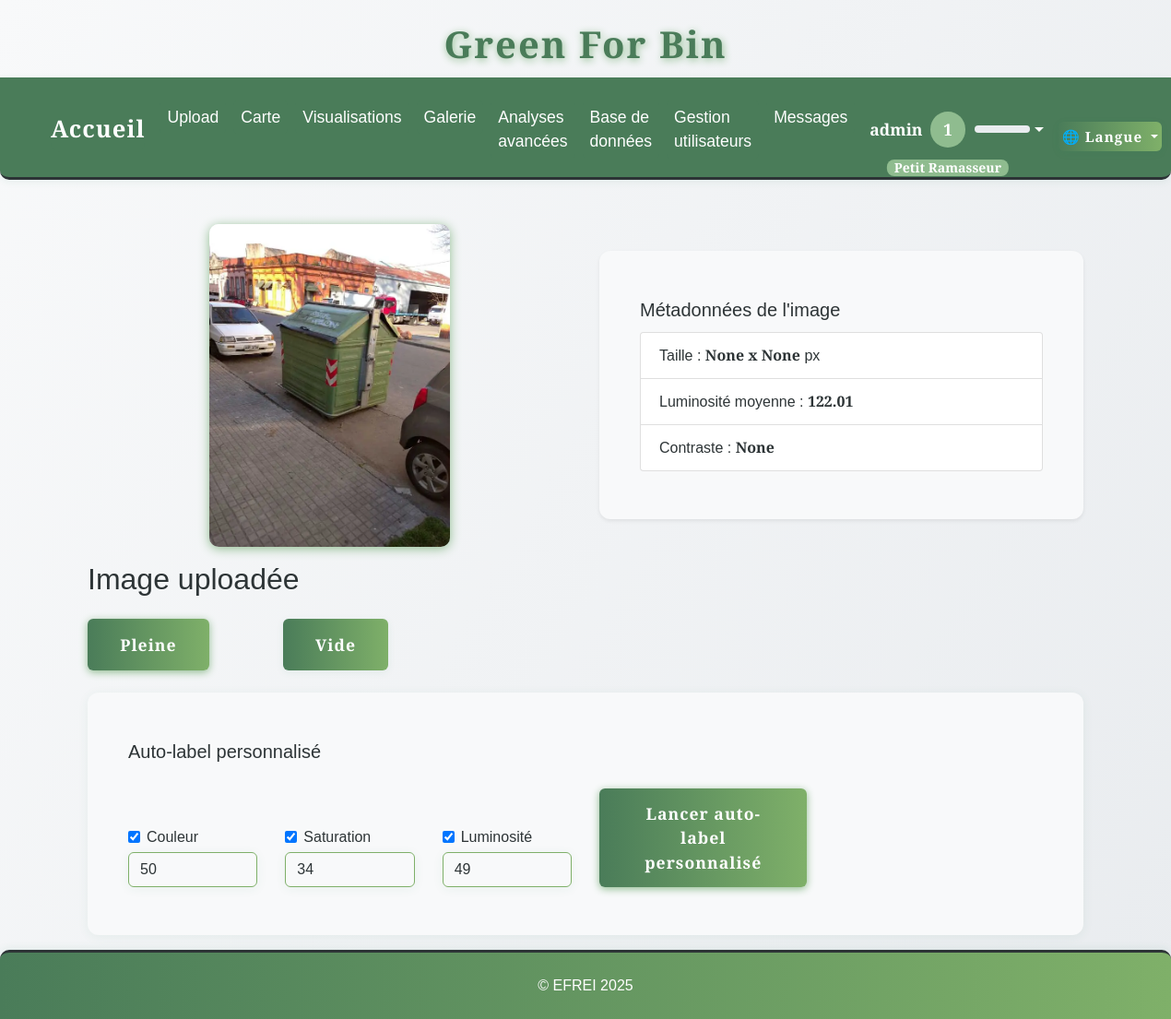
Before: /annotate/0e02598e-acbb-423e-912e-cf2b922b5bd7.jpeg (signed in) with the older database file.
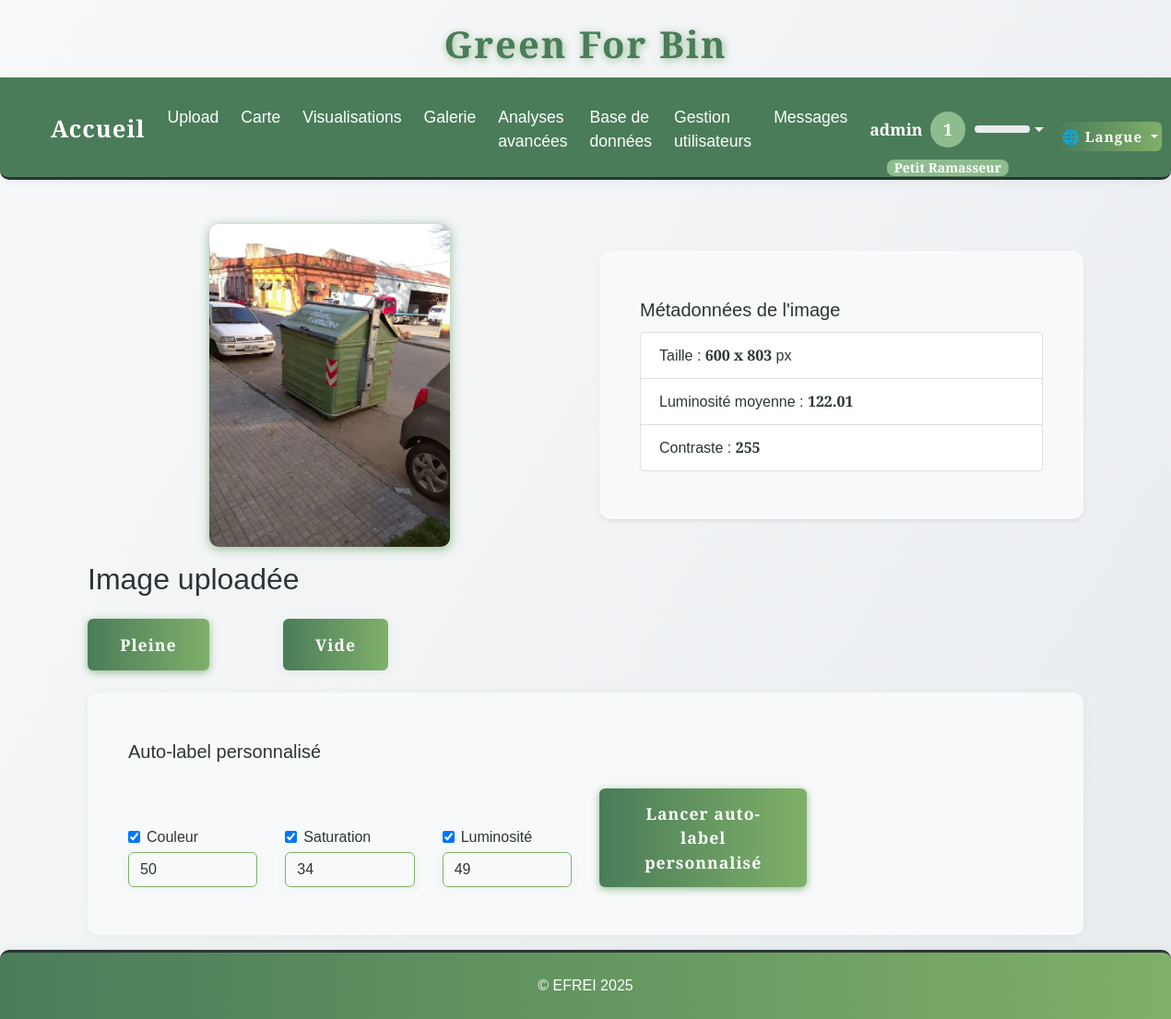
After: the same page with the newer database file.
### tables this page shows
CREATE TABLE images (
                id INTEGER PRIMARY KEY AUTOINCREMENT,
                filename TEXT,
                upload_date TEXT,
                annotation TEXT,
                width INTEGER,
                height INTEGER,
                file_size INTEGER,
                avg_color TEXT,
                hist_rgb TEXT,
                hist_lum TEXT,
                contrast INTEGER,
                contour_count INTEGER,
                localisation TEXT,
                std_h REAL,
                std_s REAL,
                std_v REAL
            );

### app.py (the view, shortened to what this page needs)
@app.route('/annotate/<filename>', methods=['GET', 'POST'])
@login_required
def annotate(filename):
    auto_label = request.args.get('auto_label')
    custom_auto_label_result = None
    with sqlite3.connect(DB_PATH) as conn:
        c = conn.cursor()
        c.execute('''
            SELECT width, height, contrast
            FROM images
            WHERE filename = ?
        ''', (filename,))
        row = c.fetchone()
        if row:
            width, height, contrast = row
        else:
            width, height, contrast = None, None, None
    image_path = os.path.join(app.config['UPLOAD_FOLDER'], filename)
    luminosity = None
    try:
        img = Image.open(image_path).convert('L')
        np_img = np.array(img)
        luminosity = round(float(np.mean(np_img)), 2)
    except Exception as e:
        print(f"[ANNOTATE] Erreur calcul luminosité : {e}")
    metadata = {
        'width': width,
        'height': height,
        'contrast': contrast,
        'luminosity': luminosity
    }
    return render_template('annotate.html', filename=filename, auto_label=auto_label, metadata=metadata, custom_auto_label_result=custom_auto_label_result)

### app.py (called while the page is built)
def get_locale():
    return session.get('lang', request.accept_languages.best_match(['en', 'fr']))

@app.context_processor
def inject_locale():
    return dict(get_locale=get_locale)

@app.context_processor
def inject_user_level():
    def user_level():
        if 'user_id' in session:
            try:
                with sqlite3.connect(DB_PATH) as conn:
                    c = conn.cursor()
                    c.execute("SELECT xp FROM users WHERE id = ?", (session['user_id'],))
                    row = c.fetchone()
                    xp = row[0] if row and row[0] is not None else 0
                return get_user_level(xp)
            except Exception as e:
                print(f"[USER LEVEL] {e}")
        return get_user_level(0)
    return dict(user_level=user_level)

def login_required(f):
    @wraps(f)
    def decorated_function(*args, **kwargs):
        if 'user_id' not in session:
            flash(_('Vous devez être connecté pour accéder à cette page.'), 'error')
            return redirect(url_for('login'))
        return f(*args, **kwargs)
    return decorated_function

### templates/annotate.html (shortened to what this page needs)
<!DOCTYPE html>
{% extends "base.html" %}
{% block content %}
<div class="container mt-4">
    <div class="row align-items-center">
        <div class="col-md-6 text-center">
            <img src="{{ url_for('static', filename='uploads/' ~ filename.rsplit('.', 1)[0] ~ '.webp') }}" alt="{{ _('Image à annoter') }}" class="img-fluid mb-3" style="max-height:350px;" loading="lazy">
        </div>
        <div class="col-md-6">
            <div class="card bg-creme shadow-sm mb-3">
                <div class="card-body">
                    <h5 class="card-title">{{ _("Métadonnées de l'image") }}</h5>
                    <ul class="list-group">
                        <li class="list-group-item">{{ _('Taille') }} : <b>{{ metadata.width }} x {{ metadata.height }}</b> px</li>
                        <li class="list-group-item">{{ _('Luminosité moyenne') }} : <b>{{ metadata.luminosity }}</b></li>
                        <li class="list-group-item">{{ _('Contraste') }} : <b>{{ metadata.contrast }}</b></li>
                    </ul>
                </div>
            </div>
        </div>
    </div>
    <h2>{{ _('Image uploadée') }}</h2>
    <form method="POST" class="d-flex gap-3 mb-4">
        <button type="submit" name="annotation" value="pleine" class="btn btn-success btn-lg" style="margin-right:2.5rem;">{{ _('Pleine') }}</button>
        <button type="submit" name="annotation" value="vide" class="btn btn-outline-success btn-lg" style="margin-left:2.5rem;">{{ _('Vide') }}</button>
    </form>
    <div class="card mb-3">
        <div class="card-body">
            <h5 class="card-title">{{ _('Auto-label personnalisé') }}</h5>
            <form method="POST" class="row g-3 align-items-end">
                <div class="col-md-2">
                    <div class="form-check">
                        <input class="form-check-input" type="checkbox" name="use_std_h" id="use_std_h" checked>
                        <label class="form-check-label" for="use_std_h">Couleur</label>
                    </div>
                    <input type="number" step="any" class="form-control mt-1" name="seuil_h" id="seuil_h" placeholder="Seuil H (ex: 50)" value="50">
                </div>
                <div class="col-md-2">
                    <div class="form-check">
                        <input class="form-check-input" type="checkbox" name="use_std_s" id="use_std_s" checked>
                        <label class="form-check-label" for="use_std_s">Saturation</label>
                    </div>
                    <input type="number" step="any" class="form-control mt-1" name="seuil_s" id="seuil_s" placeholder="Seuil S (ex: 34)" value="34">
                </div>
                <div class="col-md-2">
                    <div class="form-check">
                        <input class="form-check-input" type="checkbox" name="use_std_v" id="use_std_v" checked>
                        <label class="form-check-label" for="use_std_v">Luminosité</label>
                    </div>
                    <input type="number" step="any" class="form-control mt-1" name="seuil_v" id="seuil_v" placeholder="Seuil V (ex: 49)" value="49">
                </div>
                <div class="col-md-3">
                    <button type="submit" name="custom_auto_label" value="1" class="btn btn-primary">{{ _('Lancer auto-label personnalisé') }}</button>
                </div>
            </form>
        </div>
    </div>
</div>
{% endblock %}

Changed rows visible on the page:
now on this page (row edited): images: width "600", height "803", contrast "255"
Other visible differences:
{{ metadata.width }}: "None" → (not shown)
{{ metadata.height }}: "None" → (not shown)
{{ metadata.contrast }}: "None" → (not shown)
text no longer shown: "Vide"
